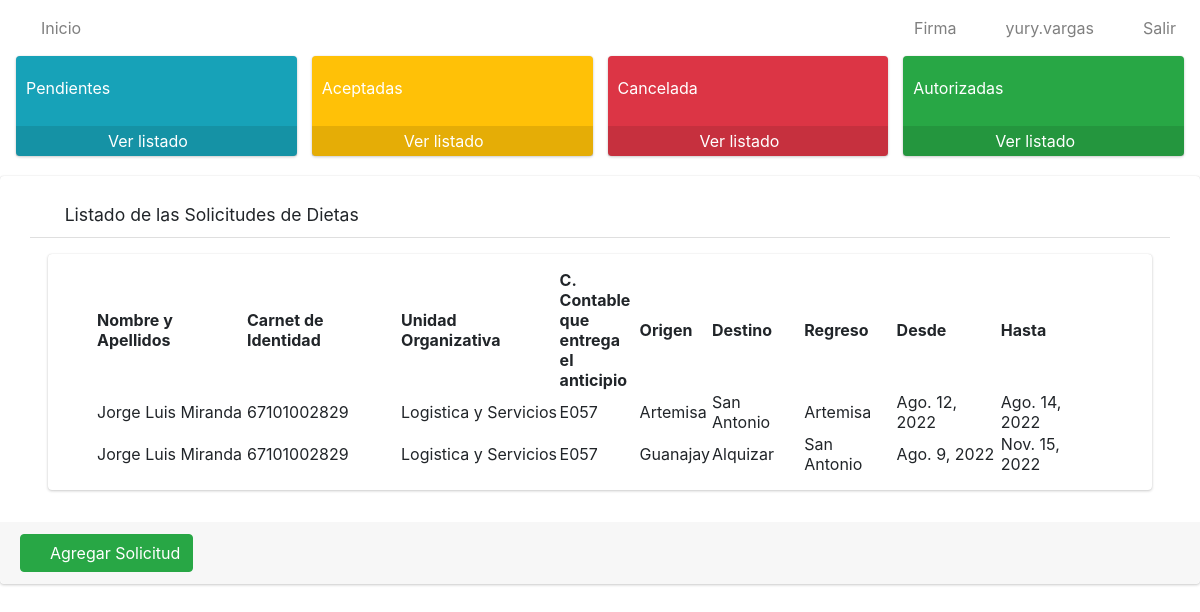
The page / (signed in) on the database as committed earlier.
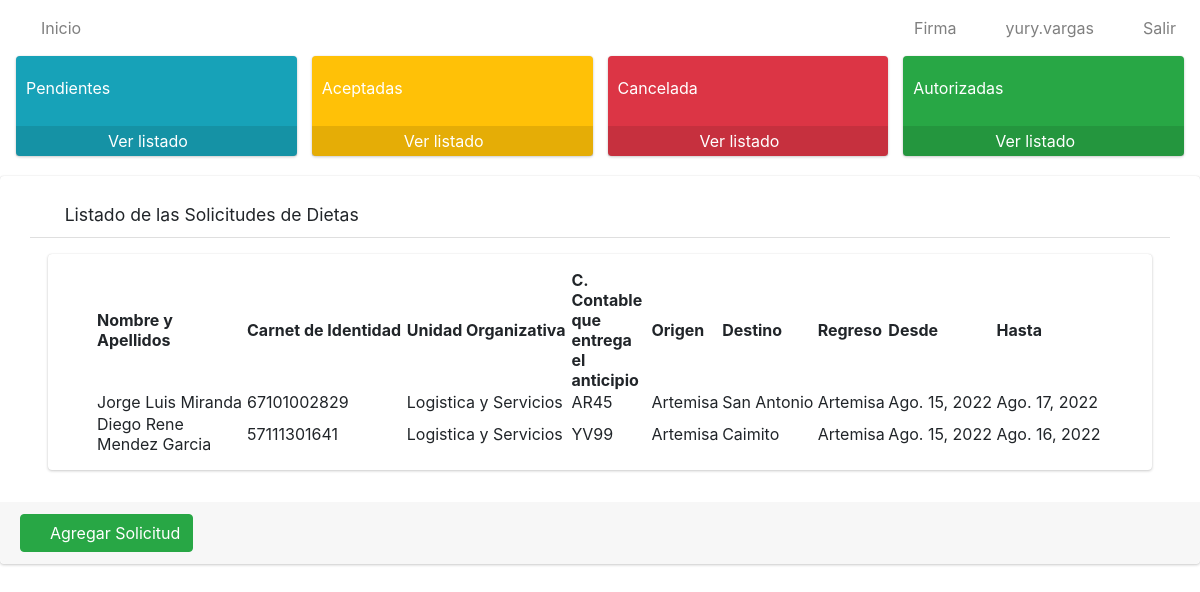
The same page on the database as committed later.
### app/models.py (models this page shows, shortened)
class Solicitud(models.Model):
    numero=models.IntegerField()
    solicitante=models.ForeignKey(User, on_delete=models.CASCADE)
    trabajador=models.ForeignKey(Trabajador, on_delete=models.CASCADE)
    unidad_organizativa=models.ForeignKey(Unidad_Organizativa, on_delete=models.CASCADE)
    c_contable=models.CharField(max_length=4)
    provincia=models.ForeignKey(Provincia, on_delete=models.CASCADE)
    origen=models.ForeignKey(Municipio, on_delete=models.CASCADE, related_name='municipio_origen')
    destino=models.ForeignKey(Municipio, on_delete=models.CASCADE, related_name='municipio_destino')
    regreso=models.ForeignKey(Municipio, on_delete=models.CASCADE, related_name='municipio_regreso')
    fecha_inicio=models.DateField()
    fecha_final=models.DateField()
    estado=models.CharField(max_length=20)
    class Meta:
        verbose_name="Solicitud"
        verbose_name_plural="Solicitudes"

class Trabajador(models.Model):
    nombre_y_apellidos = models.CharField(max_length=80)
    ci=models.CharField(max_length=11, unique=True)
    def __str__(self):
            return self.nombre_y_apellidos
    class Meta:
        verbose_name = "Trabajador"
        verbose_name_plural = "Trabajadores"

class Unidad_Organizativa(models.Model):
    nombre=models.CharField(max_length=100)
    def __str__(self):
        return self.nombre
    class Meta:
        verbose_name="Unidad Organizativa"
        verbose_name_plural="Unidades Organizativas"

class Municipio(models.Model):
    nombre=models.CharField(max_length=30)
    provincia=models.ForeignKey(Provincia, on_delete=models.CASCADE)
    def __str__(self):
        return self.nombre
    class Meta:
        verbose_name="Municipio"
        verbose_name_plural="Municipios"

### app/views.py (the view)
# urls.py: path('', SolicitudListView.as_view(), name='solicitudes'),
class SolicitudListView(ListView):
    model = Solicitud
    template_name = 'solicitudes/listar.html'
    @method_decorator(login_required)
    def dispatch(self, request, *args, **kwargs):
        return super().dispatch(request,*args,** kwargs)
    def get_context_data(self, **kwargs):
        context = super().get_context_data(**kwargs)
        context['title'] = "Listado de Solicitudes"
        return context

### app/templates/solicitudes/listar.html
{% extends 'base.html' %}
{% load static %}
{% block content %}
    <div class="row pl-3 pr-3" >
        <div class="col-lg-3 ">
            <div class="small-box bg-info">
                <div class="inner">
                    <h3>{{cantP}}</h3> <p>Pendientes</p>
                </div> <div class="icon"><i class="fa fa-question"></i>
            </div>
                <a href="{% url 'pendientes' %}" class="small-box-footer">
                    Ver listado <i class="fas fa-arrow-circle-right"></i>
                </a>
            </div>
        </div>
        <div class="col-lg-3 col-6 ">
            <div class="small-box bg-warning">
                <div class="inner">
                    <h3 style="color: white;">{{cantA}}</h3> <p style="color: white;">Aceptadas</p>
                </div>
                <div class="icon"><i class="fas  fa-check"></i>
                </div>
                <a href="{% url 'aceptadas' %}" class="small-box-footer" style="color: white !important;">
                Ver listado <i class="fas fa-arrow-circle-right" style="color: white;"></i>
                </a>
            </div>
        </div>
        <div class="col-lg-3 col-6 ">
            <div class="small-box bg-danger">
                <div class="inner">
                    <h3>{{cantC}}</h3> <p>Cancelada</p>
                </div>
                <div class="icon"><i class="fas fa-times-circle"></i>
                </div>
                <a href="{% url 'canceladas' %}" class="small-box-footer">
                Ver listado <i class="fas fa-arrow-circle-right"></i>
                </a>
            </div>
        </div>
         <div class="col-lg-3 col-6 ">
            <div class="small-box bg-success">
                <div class="inner">
                    <h3 style="color: white;">{{cantAut}}</h3> <p style="color: white;">Autorizadas</p>
                </div>
                <div class="icon"><i class="fas fa-check-square"></i>
                </div>
                <a href="{% url 'autorizadas' %}" class="small-box-footer" style="color: white !important;">
                Ver listado <i class="fas fa-arrow-circle-right" style="color: white;"></i>
                </a>
            </div>
        </div>
    </div>
    <div class=" card card-default">
        <div class="card-header px-3 mb-3 mt-3 container">
            <h3 class="card-title">
            <i class="fas fa-search"></i>
                Listado de las Solicitudes de Dietas
            </h3>
            </div>
        <div class="card card-body content-header mx-5 px-5">
            <table id="myTable" class="display" style="width: 100%;">
                <thead>
                    <tr>
                        <th>Nombre y Apellidos</th>
                        <th>Carnet de Identidad</th>
                        <th>Unidad Organizativa</th>
                        <th>C. Contable que entrega el anticipio</th>
                        <th>Origen</th>
                        <th>Destino</th>
                        <th>Regreso</th>
                        <th>Desde</th>
                        <th>Hasta</th>
                    </tr>
                </thead>
                <tbody>
                    {% for i in object_list %}
                    <tr>
                        <td style="width: 150px;">{{i.trabajador}}</td>
                        <td>{{i.trabajador.ci}}</td>
                        <td>{{i.unidad_organizativa}}</td>
                        <td style="width: 80px;">{{i.c_contable}}</td>
                        <td>{{i.origen}}</td>
                        <td>{{i.destino}}</td>
                        <td>{{i.regreso}}</td>
                        <td>{{i.fecha_inicio}}</td>
                        <td>{{i.fecha_final}}</td>
                    </tr>
                    {% endfor %}
                </tbody>
            </table>
        </div>
        <div class=" card-footer mt-3">
            <a href="{% url 'crear_solicitud' %}" type="button" class="btn btn-primary btn-success">
                <i class="fas fa-plus"></i>
                Agregar Solicitud
            </a>
        </div>
    </div>
{% endblock %}

### app/templates/base.html (shortened to what this page needs)
{% load static %}
<html>
    <head>
  <link rel="stylesheet" href="{% static 'plugins/fontawesome-free/css/all.min.css'%}">
        <link href="https://cdn.jsdelivr.net/npm/bootstrap@5.2.0/dist/css/bootstrap.min.css" rel="stylesheet">
        <link rel="stylesheet" type="text/css" href="{% static 'datatable/data_tables/datatables.min.css' %}" />
  <link rel="stylesheet" href="https://cdnjs.cloudflare.com/ajax/libs/jquery-confirm/3.3.2/jquery-confirm.min.css">
  <link rel="stylesheet" href="https://cdn.jsdelivr.net/npm/bootstrap-icons@1.7.2/font/bootstrap-icons.css">
  <link href="https://cdn.jsdelivr.net/npm/bootstrap@5.2.0-beta1/dist/css/bootstrap.min.css" rel="stylesheet"
>
<link href="https://cdn.jsdelivr.net/npm/bootstrap@5.2.0/dist/css/bootstrap.min.css" rel="stylesheet">
        <link rel="stylesheet" href="{% static 'dist/css/adminlte.min.css'%}">
    </head>
    <body>
<nav class="navbar navbar-expand-md navbar-white navbar-light">
 <ul class="navbar-nav">
          <li class="nav-item">
            <a href="{% url 'solicitudes' %}" class="nav-link">
            <i class="fas fa-home"></i>
            Inicio</a>
          </li>
        </ul>
    <ul class="navbar-nav ml-auto">
      <li class="nav-item">
           <a class="nav-link" onclick="modal_firma()" role="button">
            <i class="fas fa-edit"></i> Firma
           </a>
      </li>
      <li class="nav-item">
        <a class="nav-link" href="javascript:;"role="button">
          <i class="fas fa-user"></i>  {{ user.username }}
        </a>
      </li>
      <li class="nav-item">
        <a class="nav-link" href="{% url 'logout' %}"role="button">
          <i class="fas fa-power-off"></i> Salir
        </a>
      </li>
    </ul>
  </nav>
        {%block content%}
        {% endblock %}
    </body>
</html>

Rows that differ between the two databases and show on the page:
removed Solicitud: trabajador "Jorge Luis Miranda", trabajador.ci "67101002829", unidad_organizativa "Logistica y Servicios", c_contable "E057", origen "Artemisa", destino "San Antonio", regreso "Artemisa", fecha_inicio "Ago. 12, 2022", fecha_final "Ago. 14, 2022"
removed Solicitud: trabajador "Jorge Luis Miranda", trabajador.ci "67101002829", unidad_organizativa "Logistica y Servicios", c_contable "E057", origen "Guanajay", destino "Alquizar", regreso "San Antonio", fecha_inicio "Ago. 9, 2022", fecha_final "Nov. 15, 2022"
added Solicitud: trabajador "Jorge Luis Miranda", trabajador.ci "67101002829", unidad_organizativa "Logistica y Servicios", c_contable "AR45", origen "Artemisa", destino "San Antonio", regreso "Artemisa", fecha_inicio "Ago. 15, 2022", fecha_final "Ago. 17, 2022"
added Solicitud: trabajador "Diego Rene Mendez Garcia", trabajador.ci "57111301641", unidad_organizativa "Logistica y Servicios", c_contable "YV99", origen "Artemisa", destino "Caimito", regreso "Artemisa", fecha_inicio "Ago. 15, 2022", fecha_final "Ago. 16, 2022"
